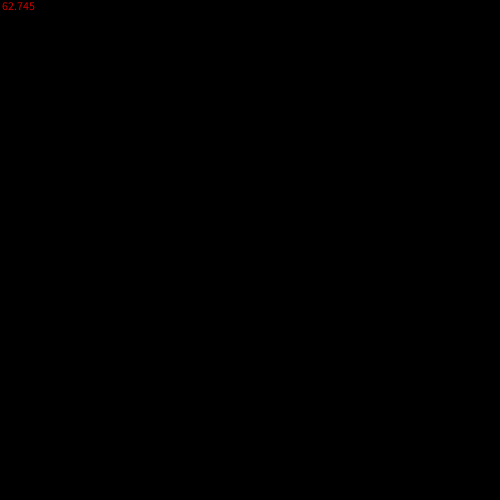
Frame 1 (no input)
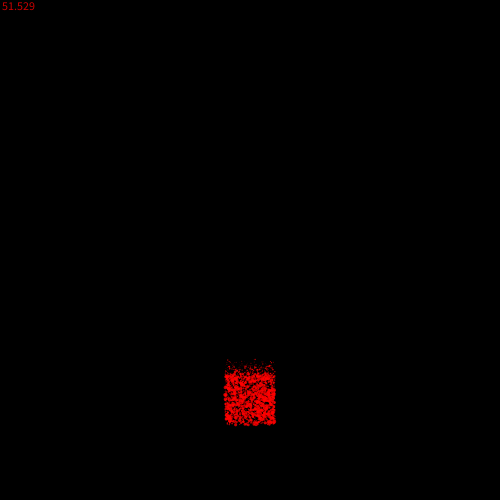
Frame 60 (the mouse pressed at the canvas centre just before this capture)
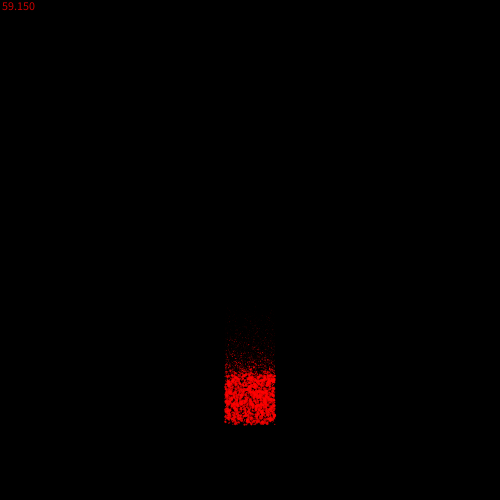
Frame 120 (the mouse held since frame 60 and released just before this capture)

The Processing sketch that drew these frames (run headless with seeded random() and noise(); from frame 60 on, the mouse is pressed at the canvas centre):

// Processing sketch: fire
// ── fire.pde
Fire fire;
void setup(){
  size(500,500);
  noStroke();
  fire = new Fire(width/2,height-100,50);
}
void draw(){
  background(0);
  fire.show();
  text(frameRate,0,10);
}

// ── Particles_fire.pde
class Particles_fire{
  PVector pos = new PVector(0,0);
  PVector start_pos = new PVector(0,0);
  PVector speed = new PVector(0,0);
  PVector boost = new PVector(0,-0.01);
  float size = 30;
  float intensity;
  Particles_fire(float x, float y, float size,float i){
    this.pos.x = x;
    this.pos.y = y;
    this.size = size;
    start_pos = pos;
    intensity = i;
  }
  void show(){
    fill(255,0,0,200);
    circle(pos.x,pos.y,size);
  }
  void update(){
    pos.add(speed);
    speed.add(boost);
    size-=size/intensity;
  }
}

// ── fire_obj.pde
class Fire{
  ArrayList<Particles_fire>part = new ArrayList();
  PVector pos = new PVector(0,0);
  float intensity = 30;
  Fire(float x,float y, float i){
    this.pos.x = x;
    this.pos.y = y;
    this.intensity = i;
    /*Particles_fire a = new Particles_fire(pos.x+random(-intensity/2,intensity/2),pos.y+random(-intensity/2,intensity/2),intensity/3,intensity);
    part.add(a);*/
  }
  void show(){
    for(int i=0;i<part.size();i++){
      part.get(i).show();
      part.get(i).update();
      if(part.get(i).size<0){part.remove(i);}
    }
    fill(color(255,0,0),200);
    //circle(pos.x,pos.y,30);
    for(int i=0;i<intensity;i++){
    Particles_fire a = new Particles_fire(pos.x+random(-intensity/2,intensity/2),pos.y+random(-intensity/2,intensity/2),intensity/random(10,intensity),intensity);
    part.add(a);}
  }
}
